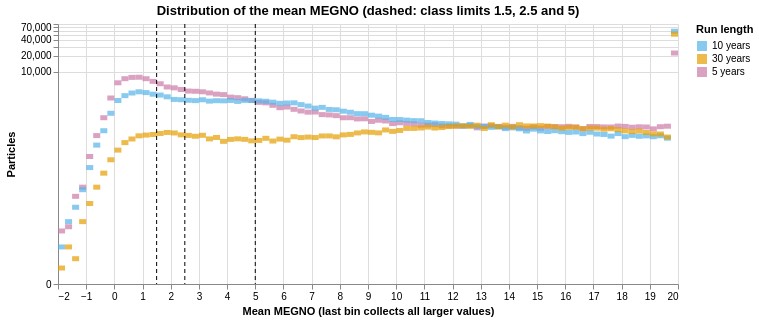

Vega-Lite specification stored for this chart:
### Vega-Lite specification from a JSON file in a GitHub repository (floating-point values rounded to 4 significant figures; data arrays with more than 128 entries replaced by an {"elided": "..."} marker saying what was removed)
{"$schema": "https://vega.github.io/schema/vega-lite/v5.20.1.json", "config": {"view": {"continuousHeight": 300, "continuousWidth": 300, "strokeWidth": 0}}, "datasets": {"data-142918399432407b4305c377ed6ff174": [{"x": 1.5}, {"x": 2.5}, {"x": 5.0}], "data-8f05469efad4964ea3b2aa2b822df142": {"elided": "264 records"}}, "height": 260, "layer": [{"data": {"name": "data-8f05469efad4964ea3b2aa2b822df142"}, "encoding": {"color": {"field": "run", "scale": {"range": ["#56B4E9", "#E69F00", "#CC79A7"]}, "title": "Run length", "type": "nominal"}, "tooltip": [{"field": "run", "type": "nominal"}, {"field": "megno_lo", "type": "quantitative"}, {"field": "count", "type": "quantitative"}], "x": {"field": "megno_lo", "scale": {"domain": [-2, 20], "nice": false}, "title": "Mean MEGNO (last bin collects all larger values)", "type": "quantitative"}, "x2": {"field": "megno_hi"}, "y": {"field": "count", "scale": {"type": "symlog"}, "title": "Particles", "type": "quantitative"}}, "mark": {"opacity": 0.7, "type": "bar"}}, {"data": {"name": "data-142918399432407b4305c377ed6ff174"}, "encoding": {"x": {"field": "x", "type": "quantitative"}}, "mark": {"strokeDash": [4, 3], "type": "rule"}}], "title": "Distribution of the mean MEGNO (dashed: class limits 1.5, 2.5 and 5)", "width": 620}
